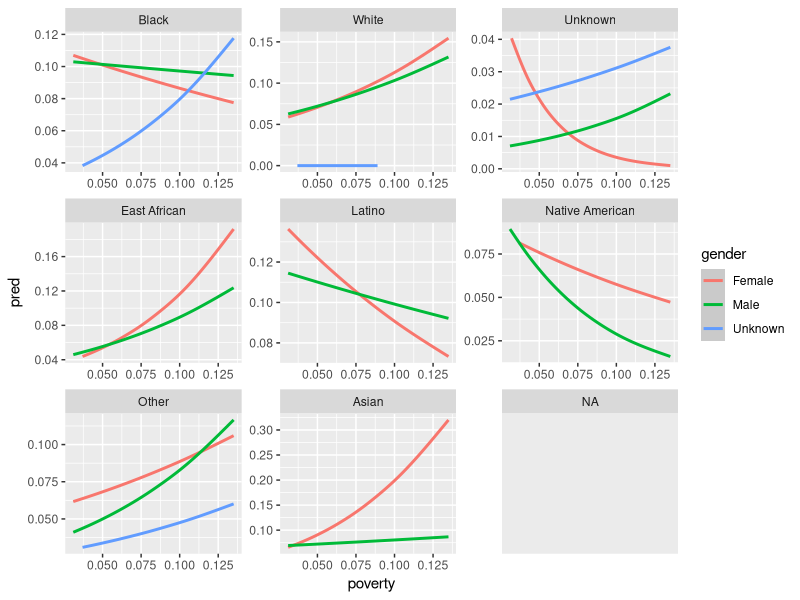
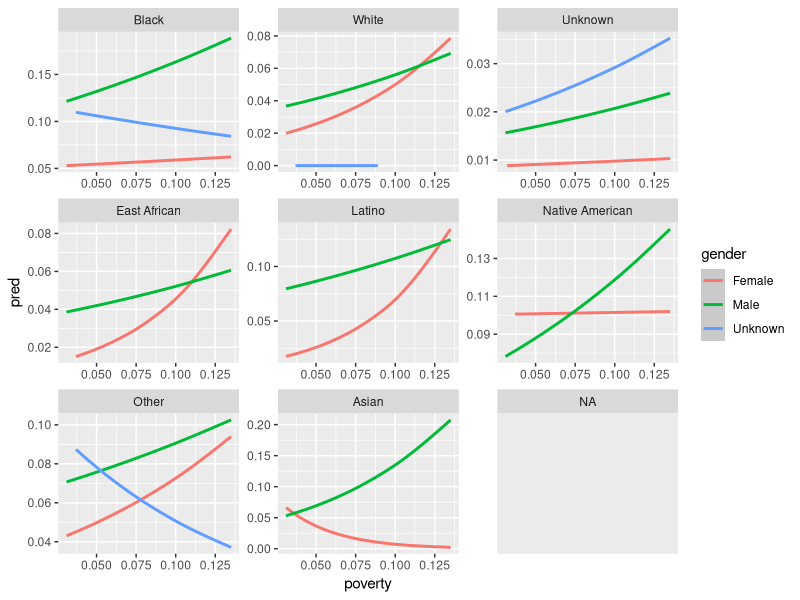

These figures' R source, in order:
library(tidyverse)
library(carData)
library(modelr)

MplsStops
MplsDemo

df <- full_join(MplsStops,MplsDemo) # Joining DataFrames

df$citationIssued %>% unique

df <- df %>% 
  mutate(CITATION = case_when(citationIssued == "YES" ~ TRUE,
                              TRUE ~ FALSE))

mod <- glm(data = df,
           formula = CITATION ~ poverty * gender * race,
           family = "binomial")
mod %>% summary

df %>% 
  add_predictions(mod,type = "response") %>% 
  ggplot(aes(x=poverty,y=pred,color=gender)) +
  geom_smooth() +
  facet_wrap(~race,scales = "free")


df$citationIssued %>% table()
df$vehicleSearch

df <- df %>% 
  mutate(SEARCH = case_when(vehicleSearch == "YES" ~ TRUE,
                              TRUE ~ FALSE))

mod <- glm(data = df,
           formula = SEARCH ~ poverty * gender * race,
           family = "binomial")
df %>% 
  add_predictions(mod,type = "response") %>% 
  ggplot(aes(x=poverty,y=pred,color=gender)) +
  geom_smooth() +
  facet_wrap(~race,scales = "free")
